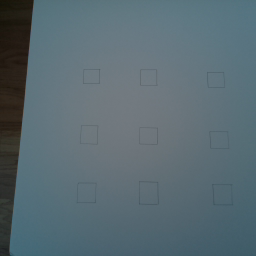
#> input picture Classroom/Images/empty.png, 256 x 256 px
$ python PngTest.py
#> lines starting #> are read from the running program, lines starting #| are printed output that depends on the picture
### Utils/ImageProcessingUtils.py
import sys
import numpy as np
from PIL import Image

#convert a png image to grayscale, save the gray-scale image with name of _gray for testing purposes, return 2D array of  gray-scale values
def pngToGrayArray(png_img):
#> called with png_img = 'Images/empty.png'
    img = Image.open(png_img)
#> img is the input picture: PIL image 256x256 RGB; mean R, G, B 89.1, 106.4, 114.1
    arrayForm = np.array(img)
    grImageArray = toGray(arrayForm)
    grImage = Image.fromarray(np.uint8(grImageArray), 'L')
    grImage.save("_gray.png")
    return grImageArray

# Create an image to display, from a 2D array of pixel values
def DisplayImgArray(img):
     grImage = Image.fromarray(np.uint8(img), 'L')
     grImage.show()

#convert 3D array of pixel values, to gray-scale 2D array of pixel values
def toGray(img):
    if hasattr(img, 'shape') == 0:
        sys.exit('ERROR image must be 3D array. Provided object does not have shape attribute')
    if len(img.shape) != 3:
        sys.exit('ERROR image must be encoded as 3D: row, col, plane')
    return  np.dot(img[...,:3], [.299, .587, .114])
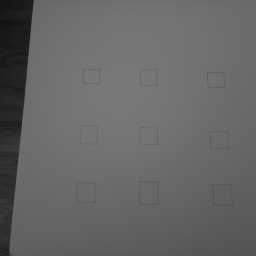
#> returned value: shape (256, 256) float64; min 18.16, max 121.8, mean 102.1

### Utils/PixelUtils.py
import sys
import numpy as np
from PIL import Image
import csv
import os.path # for checking if file exists
from numpy import genfromtxt


#class for the configuration of parking spot boundaries in terms of pixel-counts
class PixelBlockSet:
    def __init__(self, numPspots):
        self.numPspots = numPspots
        self.pslot_origins = np.empty([numPspots, 2], dtype=int)

    def SetOriginRow(self, row):
        self.origin_row = row

    def SetOriginCol(self, col):
        self.origin_col = col

    def SetLength(self, length):
        self.length = length

    def SetWidth(self, width):
        self.width = width

    #initializes the pixel block's attributes
    # [47 lines left out: functions Config, SetPixelBlockOrigins, MarkConfigurationBounds, not called in this run]

    pslot_origins = []
    origin_row = 0
    origin_col = 0

    width = 0
    length = 0
    spaceAmongMembers = 0
    numPspots = 0

class PixelBlockSetCollection:

    def __init__(self, numSets, filename):
        self.numSets = numSets
        if(os.path.isfile(filename) == True):
            self.ConfigFromFile(filename)
        else:
            print("Supplied Configuration File is not present on current path")

    #sets the threhold for the allowed cumulative pixel difference
    def SetMaxAllowedDiffForEmpty(self, threshold):
#> call 2 of pngToGrayArray, with png_img = 'Images/7risk.png'
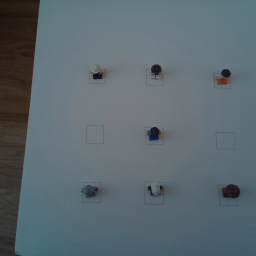
#> input picture Classroom/Images/7risk.png, 256 x 256 px
#> in pngToGrayArray, img is the input picture: PIL image 256x256 RGB; mean R, G, B 92, 105.2, 112.4
#> in toGray (call 2), `return  np.dot(img[...,:3], [.299, .587, .114])`:
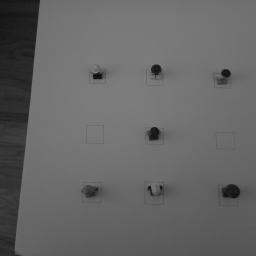
#> returned value: shape (256, 256) float64; min 15.16, max 129.3, mean 102.1
        self.threshold = threshold

    # [38 lines left out: functions ConfigFromFile, CompareImgs, not called in this run]

    # returns an array for each PixelBlock, with a 1 if its empty, and a zero otherwise
    def GetImageDiffs(self, empty, current):
       StatusEmpty = []
       pixelBlockStatus = 1
       for set in self.Sets:
           for i in range(0, set.numPspots):
               row = set.pslot_origins[i,0]
               col = set.pslot_origins[i,1]
               length = set.length
               width = set.width

               spot_current_img = current[row:row + length, col:col + width]
               spot_ref_img = empty[row:row + length, col:col + width]

               spot_diffs = np.subtract(spot_current_img, spot_ref_img)
               spot_diffs = np.absolute(spot_diffs)

               total_pixel_diff = np.sum(spot_diffs)
               print("Pixel diff", total_pixel_diff)
               if(total_pixel_diff < self.threshold):
                    pixelBlockStatus = 1
               else:
                    pixelBlockStatus = 0
               StatusEmpty.append(pixelBlockStatus)
#> after the loop, StatusEmpty = []

       return StatusEmpty


    # [5 lines left out: function DisplayConfigurationBounds, not called in this run]

    Sets = []
    numSets = 0
    threshold = 0

### Classroom/PngTest.py
import sys
sys.path.insert(0, '../Utils/')
import PixelUtils as PU
import ImageProcessingUtils as IPU
import numpy as np
import PiCamUtil as PCU

#get image of empty array from png file
empty = IPU.pngToGrayArray("Images/empty.png")

#create a collection from demoConfig
test = PU.PixelBlockSetCollection(10, 'demoConfig.csv')
test.SetMaxAllowedDiffForEmpty(2000)

verbose = False

#compare against image with single available spot
current = IPU.pngToGrayArray("Images/7risk.png")
DeskEmpty = test.GetImageDiffs(empty, current)
#> DeskEmpty = []
print(DeskEmpty)

def Populate2DGrid(rows, cols, PixelBlockEmpty):
#> called with rows = 3, cols = 3
     grid = np.empty([rows, cols], dtype=int)
     for i in range(0, rows):
         for j in range(0, cols):
             grid[i,j] = PixelBlockEmpty[i*rows + j]
#> after the loop, grid = [[94779648879314, 0, 139910975220656], [139910938823088, 94794091255328, 139910938677584], [139911295345224, 139911295345040, 432]]
     print(grid)
     return grid

# [55 lines left out: functions TopNeighborEmpty, BottomNeighborEmpty, RightNeighborEmpty, LeftNeighborEmpty, NeighborNonEmpty, GetNumViolations, not called in this run]

rows = 3
cols = 3
#> (the run stopped early here; a loop or call above may not have finished)
